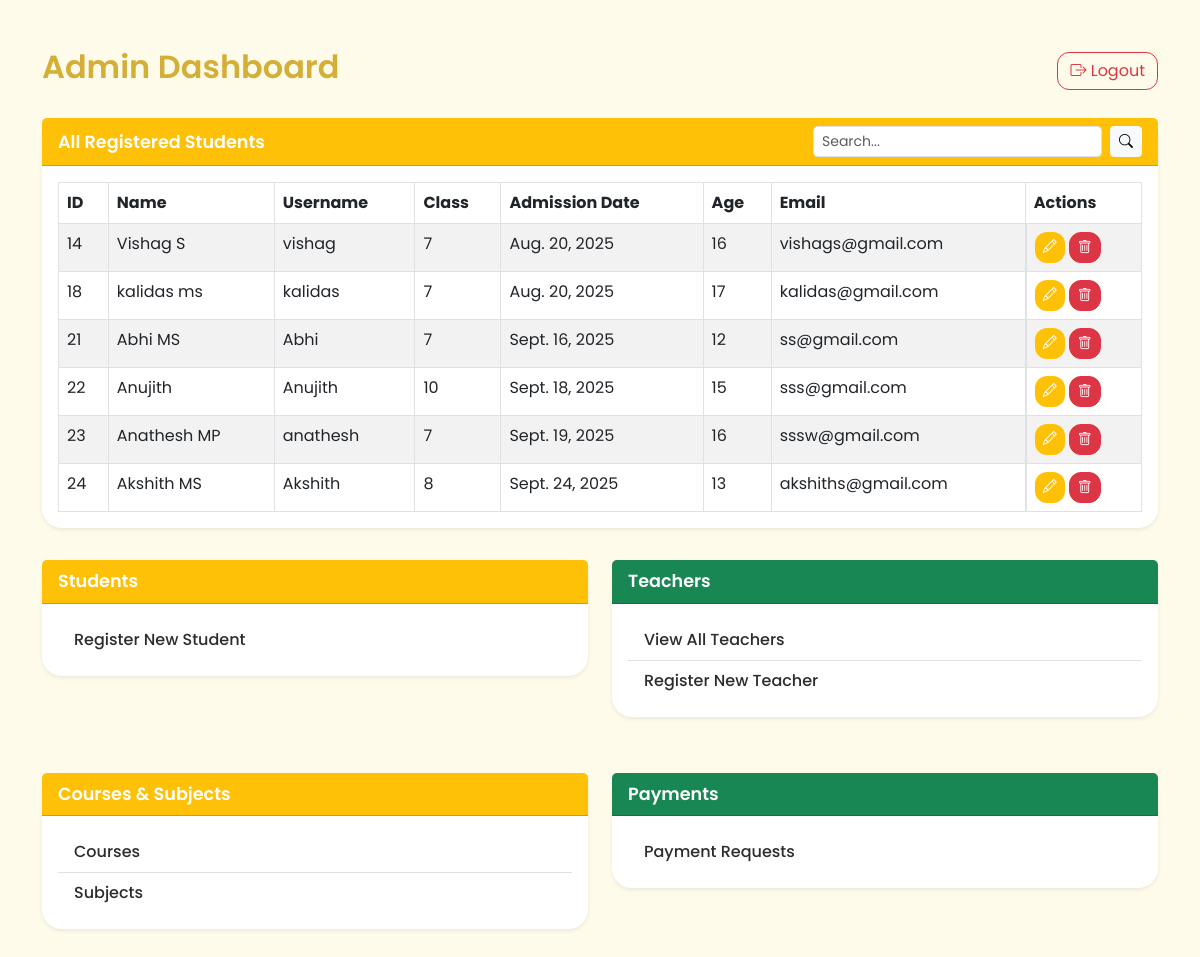
Page /students/admin-profile/ (signed in) on the committed database.
### myapp/models.py (models this page shows, shortened)
class StudentRegistration(models.Model):
    username = models.CharField(max_length=100)
    name = models.CharField(max_length=100, null=True)
    password = models.CharField(max_length=100)
    admission_date = models.DateField(default=timezone.now)
    age = models.IntegerField()
    email = models.EmailField()
    class_name = models.ForeignKey(Course, on_delete=models.CASCADE, related_name="students")

### cources/models.py (models this page shows)
class Course(models.Model):
    class_name = models.CharField(max_length=100)
    def __str__(self):
        return self.class_name

### myapp/views.py (the view, shortened to what this page needs)
# urls.py: path('admin-profile/', AdminProfileAPIView.as_view(), name='admin_profile'),
class AdminProfileAPIView(APIView):
    template_name = "admin_profile.html"
    def get(self, request):
        if request.session.get("superuser") != "admin":
            return render(request, self.template_name, {"students": []})
        query = request.GET.get("q", "")
        all_students = StudentRegistration.objects.all()
        return render(request, self.template_name, {"students": all_students})

### myapp/templates/admin_profile.html (shortened to what this page needs)
<!DOCTYPE html>
<html lang="en">
<head>
    <link href="https://cdn.jsdelivr.net/npm/bootstrap@5.3.0/dist/css/bootstrap.min.css" rel="stylesheet">
    <link rel="stylesheet" href="https://cdn.jsdelivr.net/npm/bootstrap-icons@1.10.5/font/bootstrap-icons.css">
</head>
<body>
<div class="container mt-5">
    <div class="d-flex justify-content-between align-items-center mb-4 top-bar">
        <h2>Admin Dashboard</h2>
        <a href="{% url 'logout' %}" class="btn btn-outline-danger">
            <i class="bi bi-box-arrow-right"></i> Logout
        </a>
    </div>
<div class="card shadow-sm">
    <div class="card-header bg-warning text-white d-flex justify-content-between align-items-center">
        <span>All Registered Students</span>
        <form method="get" class="d-flex">
            <input type="text" name="q" value="{{ request.GET.q }}" class="form-control form-control-sm me-2" placeholder="Search...">
            <button type="submit" class="btn btn-light btn-sm">
                <i class="bi bi-search"></i>
            </button>
        </form>
    </div>
    <div class="card-body table-responsive">
        <table class="table table-bordered table-striped mb-0">
            <thead>
                <tr>
                    <th>ID</th>
                    <th>Name</th>
                    <th>Username</th>
                    <th>Class</th>
                    <th>Admission Date</th>
                    <th>Age</th>
                    <th>Email</th>
                    <th>Actions</th>
                </tr>
            </thead>
            <tbody>
                {% for student in students %}
                <tr>
                    <td>{{ student.id }}</td>
                    <td>{{ student.name }}</td>
                    <td>{{ student.username }}</td>
                    <td>{{ student.class_name }}</td>
                    <td>{{ student.admission_date }}</td>
                    <td>{{ student.age }}</td>
                    <td>{{ student.email }}</td>
                    <td class="d-flex gap-1">
                        <a href="{% url 'edit_profile' student.id %}" class="btn btn-sm btn-warning">
                            <i class="bi bi-pencil"></i>
                        </a>
                        <a href="{% url 'delete_profile' student.id %}" class="btn btn-sm btn-danger"
                           onclick="return confirm('Are you sure?');">
                            <i class="bi bi-trash"></i>
                        </a>
                    </td>
                </tr>
                {% empty %}
                <tr>
                    <td colspan="8" class="text-center text-muted">No users found</td>
                </tr>
                {% endfor %}
            </tbody>
        </table>
    </div>
</div>
    <div class="row">
        <div class="col-md-6">
            <div class="card shadow-sm">
                <div class="card-header bg-warning text-white">Students</div>
                <div class="card-body">
                    <ul class="list-group list-group-flush">
                        <li class="list-group-item"><a href="{% url 'student_register' %}">Register New Student</a></li>
                    </ul>
                </div>
            </div>
        </div>
        <div class="col-md-6">
            <div class="card shadow-sm">
                <div class="card-header bg-success text-white">Teachers</div>
                <div class="card-body">
                    <ul class="list-group list-group-flush">
                        <li class="list-group-item"><a href="{% url 'all_teachers' %}">View All Teachers</a></li>
                        <li class="list-group-item"><a href="{% url 'teacher_register' %}">Register New Teacher</a></li>
                    </ul>
                </div>
            </div>
        </div>
    </div>
    <div class="row mt-4">
        <div class="col-md-6">
            <div class="card shadow-sm">
                <div class="card-header bg-warning text-white">Courses & Subjects</div>
                <div class="card-body">
                    <ul class="list-group list-group-flush">
                        <li class="list-group-item"><a href="{% url 'courses' %}">Courses</a></li>
                        <li class="list-group-item"><a href="{% url 'subjects' %}">Subjects</a></li>
                    </ul>
                </div>
            </div>
        </div>
        <div class="col-md-6">
            <div class="card shadow-sm">
                <div class="card-header bg-success text-white">Payments</div>
                <div class="card-body">
                    <ul class="list-group list-group-flush">
                        <li class="list-group-item"><a href="{% url 'payment-admin' %}">Payment Requests</a></li>
                    </ul>
                </div>
            </div>
        </div>
    </div>
</div>
</body>
</html>

### myapp/templates/admin_profile.html (style rules this page uses)
body { font-family: 'Poppins', sans-serif; background: #fffbea; color: #2c2c2c; }
h2 { color: #d4af37; font-weight: 600; }
.card { border: none; border-radius: 20px; box-shadow: 0 6px 20px rgba(212, 175, 55, 0.15); margin-bottom: 2rem; }
.card-header { border-radius: 20px 20px 0 0; font-weight: 600; font-size: 1.1rem; }
.table thead { background: #fff8d6; color: #d4af37; font-weight: 600; }
.table-responsive { border-radius: 12px; overflow: hidden; }
.btn-warning { background: #ffc107; border: none; font-weight: 500; border-radius: 12px; color: #fff; }
.btn-danger { border-radius: 12px; }
.list-group-item a { text-decoration: none; color: #2c2c2c; font-weight: 500; }
.top-bar a { border-radius: 12px; }

### rows in the picture
StudentRegistration: id "14", name "Vishag S", username "vishag", class_name "7", admission_date "Aug. 20, 2025", age "16", email "vishags@gmail.com"
StudentRegistration: id "18", name "kalidas ms", username "kalidas", class_name "7", admission_date "Aug. 20, 2025", age "17", email "kalidas@gmail.com"
StudentRegistration: id "21", name "Abhi MS", username "Abhi", class_name "7", admission_date "Sept. 16, 2025", age "12", email "ss@gmail.com"
StudentRegistration: id "22", name "Anujith", username "Anujith", class_name "10", admission_date "Sept. 18, 2025", age "15", email "sss@gmail.com"
StudentRegistration: id "23", name "Anathesh MP", username "anathesh", class_name "7", admission_date "Sept. 19, 2025", age "16", email "sssw@gmail.com"
StudentRegistration: id "24", name "Akshith MS", username "Akshith", class_name "8", admission_date "Sept. 24, 2025", age "13", email "akshiths@gmail.com"
